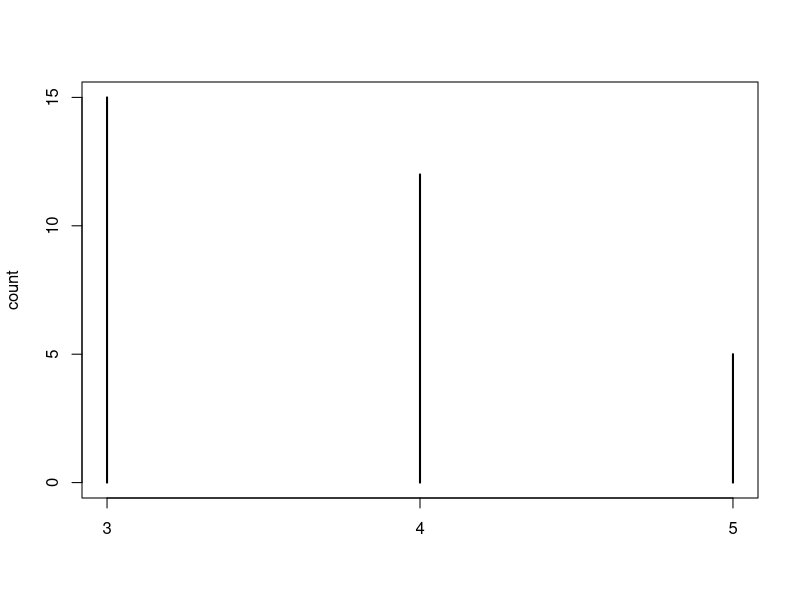
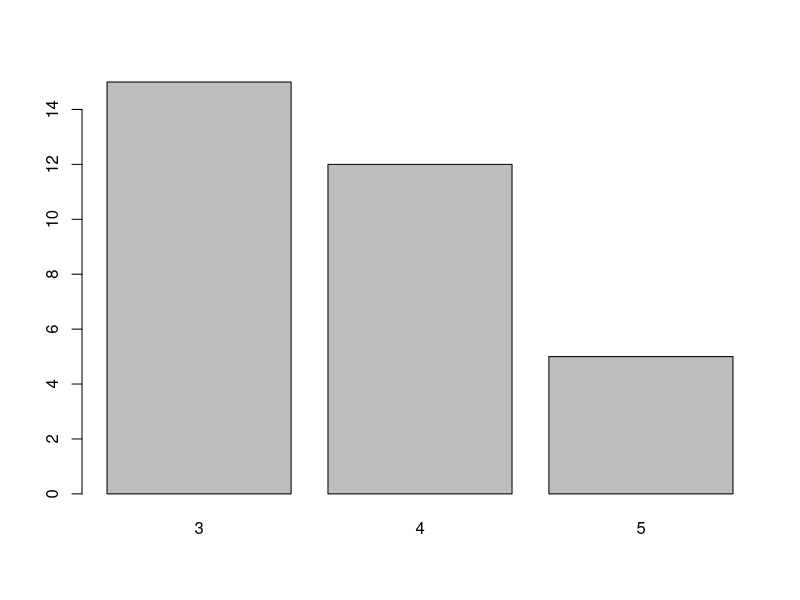
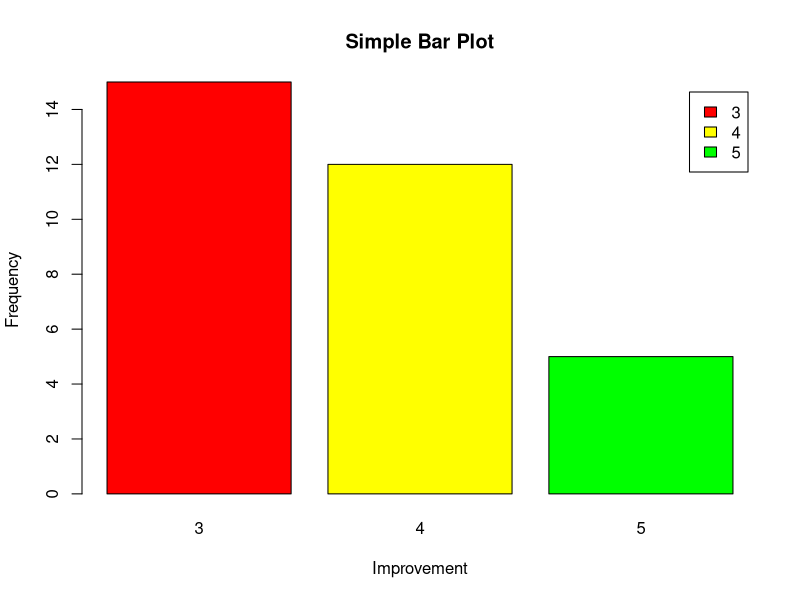
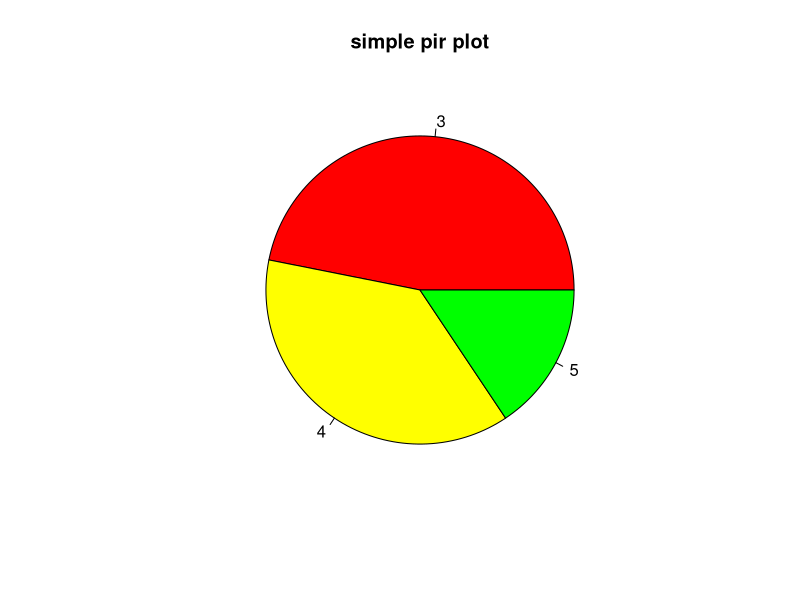
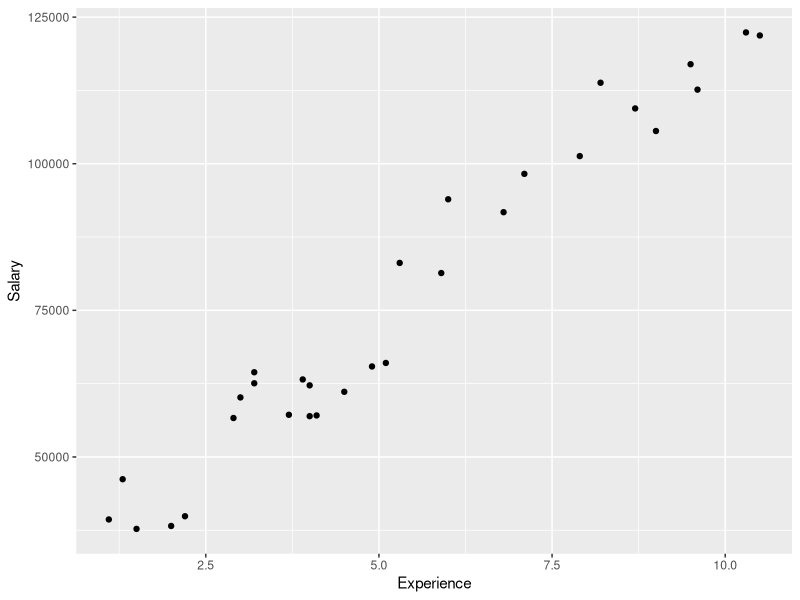
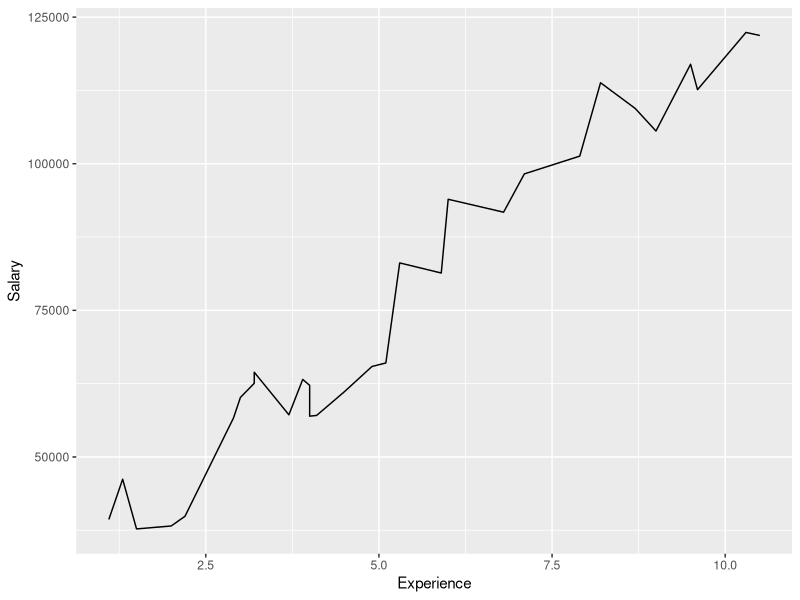
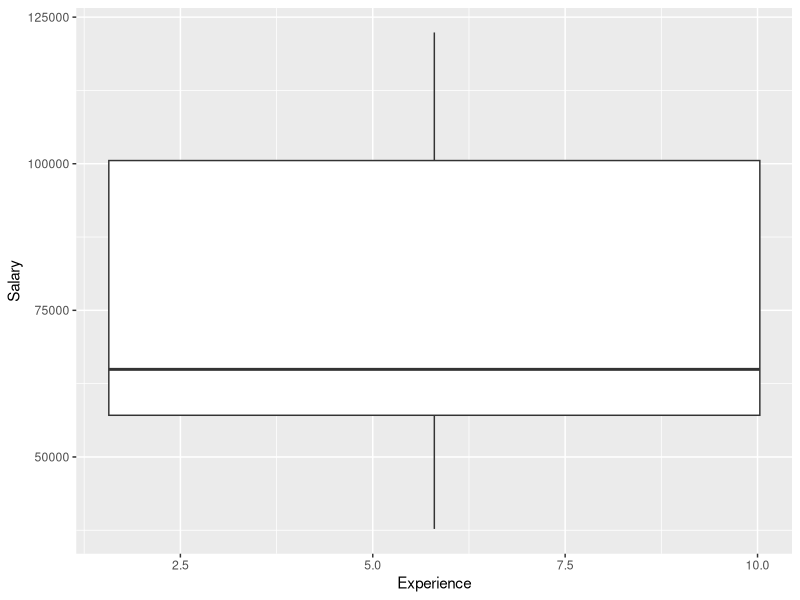
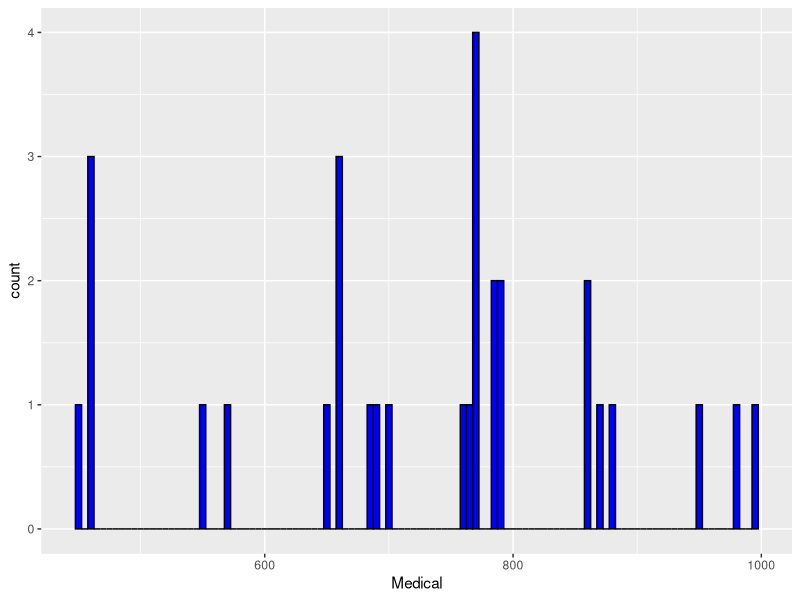

The R script that drew these images, in order:
# Data visualization

View(mtcars)

count = table(mtcars$gear)
View(count)

#Simple Plot

plot(count)

#Simple bar plot

barplot(count)

#bar plot with colors

barplot(count, main = "Simple Bar Plot",
        xlab = "Improvement",
        ylab = "Frequency",
        legend = rownames(count),
        col = c('red','yellow','green'))

pie(count, main = "simple pir plot",
    col = c('red','yellow','green'))

#install packages

#import the packages
library(ggplot2)

salary = read.csv("Salary_Data.csv")

View(salary)

ggplot(salary, aes(x=Experience, y=Salary))+
  geom_point()

ggplot(salary, aes(x=Experience, y=Salary))+
  geom_line()

ggplot(salary, aes(x=Experience, y=Salary))+
  geom_boxplot()

#Histogram
expenses = read.csv("dailyexpenses.csv")
View(expenes)

ggplot(expenses, aes(x= Medical))+
  geom_histogram(binwidth = 5,
                 color = "black",
                 fill = "blue")

#Piechart
pc = read.csv("piechart.csv")

pie <- ggplot(pc, aes(x = "", y=amount, fill = factor(expense))) +
  geom_bar(width = 1, stat = "identity") +
  theme(axis.line = element_blank(),
        plot.title = element_text(hjust=0.5)) +
  labs(fill="expense",
       x=NULL, y=NULL, title="Pie Chart of expenses")

pie + coord_polar(theta = "y", start=0)

